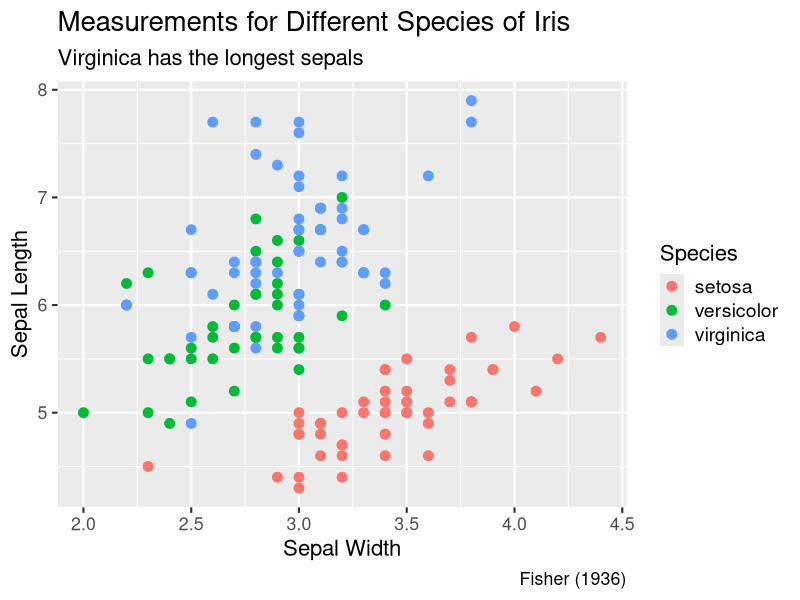

Here is the R script that generated this plot:
#
#
#
#
#
#
#
#
#| message: false
#| echo: false
#| label: setup
library(tidyverse)
#
#
#
#| message: false
#| echo: false
ggplot(iris, aes(x = Sepal.Width, y = Sepal.Length, color = Species)) +
	geom_point(size = 3) +
	labs(
		title = "Measurements for Different Species of Iris",
		subtitle = "Virginica has the longest sepals",
		x = "Sepal Width",
		y = "Sepal Length",
		caption = "Fisher (1936)",
		color = "Species"
	) +
	theme_gray(base_size = 16) +
	theme(
		plot.title = element_text(size = 20),
		plot.subtitle = element_text(size = 16),
		plot.caption = element_text(hjust = 1),
		legend.title = element_text(size = 16),
		legend.text = element_text(size = 14)
	)
#
#
#
#
